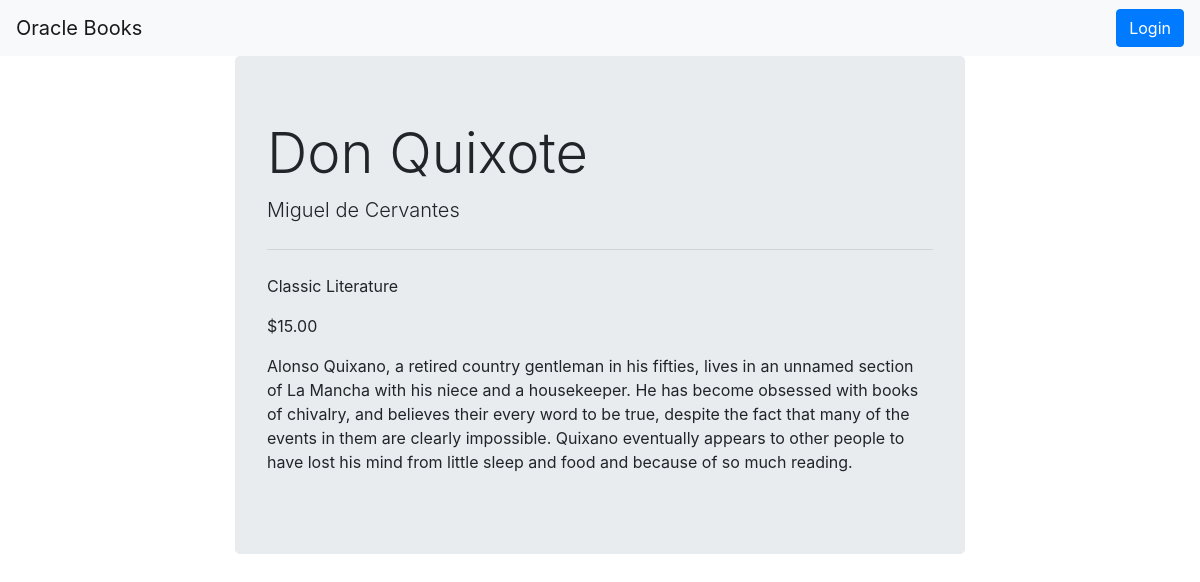
Screenshot of /catalog/public/category/1/3/item with the database file from the repository.
### database_setup.py (models this page shows, shortened)
class StoreItem(Base):
    __tablename__ = 'store_item'
    name = Column(String(150), nullable=False)
    id = Column(Integer, primary_key=True)
    author = Column(String(50), nullable=False)
    genre = Column(String(20))
    price = Column(String(10), nullable=False)
    description = Column(String(500))
    category_id = Column(Integer, ForeignKey('category.id'))
    category = relationship(Category)
    user_id = Column(Integer, ForeignKey('user.id'))
    user = relationship(User)

### project.py (the view)
@app.route('/catalog/public/category/<int:category_id>/<int:item_id>/item')
def viewItemPublic(category_id, item_id):
    category = session.query(Category).filter_by(id=category_id).one()
    item = session.query(StoreItem).filter_by(id=item_id).one()
    return render_template("viewItemPublic.html", category=category, item=item)

### templates/viewItemPublic.html (shortened to what this page needs)
<!doctype html>
<html>
	<head>
        <link rel="stylesheet" href="https://stackpath.bootstrapcdn.com/bootstrap/4.3.1/css/bootstrap.min.css">
	</head>
	<body>
		<nav class="navbar navbar-light bg-light">
  		 	<a class="navbar-brand" href="{{url_for('publicCatalog')}}">Oracle Books</a>
			<ul class="nav justify-content-end">
  				<li class="nav-item">
    			<a class="nav-link active" href="#" method='POST'></a>
  				</li>
  				<li class="nav-item">
    			<a class="nav-link" href="#"></a>
  				</li>
  				<li class="nav-item">
    			<a class="nav-link" href="#"></a>
  				</li>
  				<li class="nav-item">
    			<a class="btn btn-primary" href="{{url_for('showLogin')}}" type="button" tabindex="-1" aria-disabled="False">Login</a>
  				</li>
			</ul>
		</nav>
		<div class="container">
			<div class="row">
				<div class="col-2">
				</div>
				<div class="col-8">
				  <div id="item_content">
					<div class="jumbotron">
					  <h1 class="display-4">{{item.name}}</h1>
					  <p class="lead">{{item.author}}</p>
					  <hr class="my-4">
					  <p>{{item.genre}}</p>
					  <p>{{item.price}}</p>
					  <p>{{item.description}}</p>
					</div>
				   </div>
				</div>
				<div class="col-2"></div>
			</div>
		</div>
	</body>
</html>

### rows the page displays
StoreItem: name "Don Quixote", author "Miguel de Cervantes", genre "Classic Literature", price "$15.00", description "Alonso Quixano, a retired country gentleman in his fifties, lives in an unnamed section of La Mancha with his niece and a housekeeper. He has become obsessed with books of chivalry, and believes their every word to be true, despite the fact that many of the events in them are clearly impossible. Quixano eventually appears to other people to have lost his mind from little sleep and food and because of so much reading."
